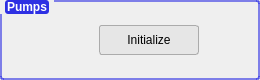
<?xml version="1.0" encoding="UTF-8"?>
<ui version="4.0">
 <class>Affipump</class>
 <widget class="QWidget" name="Affipump">
  <property name="geometry">
   <rect>
    <x>0</x>
    <y>0</y>
    <width>260</width>
    <height>80</height>
   </rect>
  </property>
  <property name="windowTitle">
   <string>Form</string>
  </property>
  <layout class="QVBoxLayout" name="verticalLayout">
   <property name="leftMargin">
    <number>0</number>
   </property>
   <property name="topMargin">
    <number>0</number>
   </property>
   <property name="rightMargin">
    <number>0</number>
   </property>
   <property name="bottomMargin">
    <number>0</number>
   </property>
   <item>
    <widget class="QGroupBox" name="groupBox">
     <property name="font">
      <font>
       <bold>true</bold>
      </font>
     </property>
     <property name="styleSheet">
      <string notr="true">QGroupBox::title{

	margin: 0px 5px 0px 5px;
	color: rgb(255, 255, 255);
	background-color:rgb(46, 48, 227);
	border-radius: 3px;

}

QGroupBox{
	
	border: 2px solid rgba(46, 48, 227, 150);
	border-radius: 3px;

}</string>
     </property>
     <property name="title">
      <string>Pumps</string>
     </property>
     <layout class="QHBoxLayout" name="horizontalLayout">
      <item>
       <widget class="QPushButton" name="disconnect_btn">
        <property name="styleSheet">
         <string notr="true">QPushButton{
	border: none;
	background: none;
}

QPushButton::hover{
	background: white;
	border: 1px raised;
	border-radius: 12px;
}</string>
        </property>
        <property name="text">
         <string/>
        </property>
        <property name="icon">
         <iconset resource="ai.qrc">
          <normaloff>:/img/img/disconnect.png</normaloff>:/img/img/disconnect.png</iconset>
        </property>
        <property name="iconSize">
         <size>
          <width>34</width>
          <height>34</height>
         </size>
        </property>
       </widget>
      </item>
      <item>
       <spacer name="horizontalSpacer">
        <property name="orientation">
         <enum>Qt::Horizontal</enum>
        </property>
        <property name="sizeHint" stdset="0">
         <size>
          <width>40</width>
          <height>20</height>
         </size>
        </property>
       </spacer>
      </item>
      <item>
       <widget class="QPushButton" name="initialize_btn">
        <property name="minimumSize">
         <size>
          <width>100</width>
          <height>30</height>
         </size>
        </property>
        <property name="styleSheet">
         <string notr="true">QPushButton {
		
		background-color: rgb(230, 230, 230);
	    border: 1px solid rgb(171, 171, 171); 
		border-radius: 3px;

}

QPushButton::hover{
	background: rgb(253, 253, 253);
	border: 1px raised;
	border-radius: 5px;
}</string>
        </property>
        <property name="text">
         <string>Initialize</string>
        </property>
       </widget>
      </item>
      <item>
       <spacer name="horizontalSpacer_2">
        <property name="orientation">
         <enum>Qt::Horizontal</enum>
        </property>
        <property name="sizeHint" stdset="0">
         <size>
          <width>40</width>
          <height>20</height>
         </size>
        </property>
       </spacer>
      </item>
     </layout>
    </widget>
   </item>
  </layout>
 </widget>
 <resources>
  <include location="ai.qrc"/>
 </resources>
 <connections/>
</ui>
